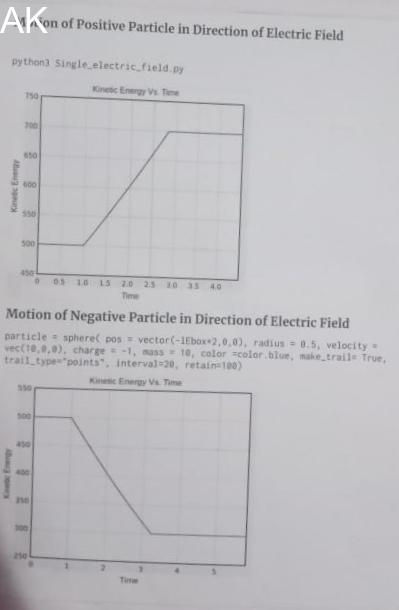
#> input picture pillow/sample.jpeg, 399 x 610 px
$ python logo.py   (older library calls are emulated)
#> lines starting #> are read from the running program, lines starting #| are printed output that depends on the picture
from PIL import Image,ImageDraw,ImageFont

file=r'sample.jpeg'
text='P-B'
image = Image.open(file)
#> image is the input picture: PIL image 399x610 RGB; mean R, G, B 191.5, 190.6, 194.3
draw = ImageDraw.Draw(image)
font = ImageFont.truetype('arial.ttf', size=36)
#Positioning Text
textwidth, textheight = draw.textsize(text, font)
#> textwidth = 57; textheight = 34
width, height =image.size
#> width = 399; height = 610
x=width/2-textwidth/2
#> x = 171
y=height-textheight-300
#> y = 276
draw.text((x,y), text, font=font)
image.save('new.jpeg')
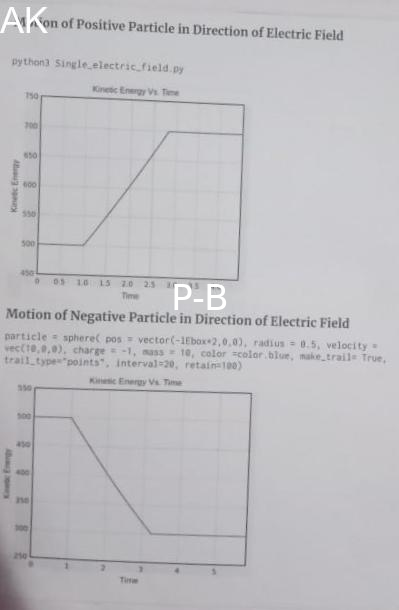
#> saved as new.jpeg: PIL image 399x610 RGB; mean R, G, B 191.6, 190.7, 194.4
